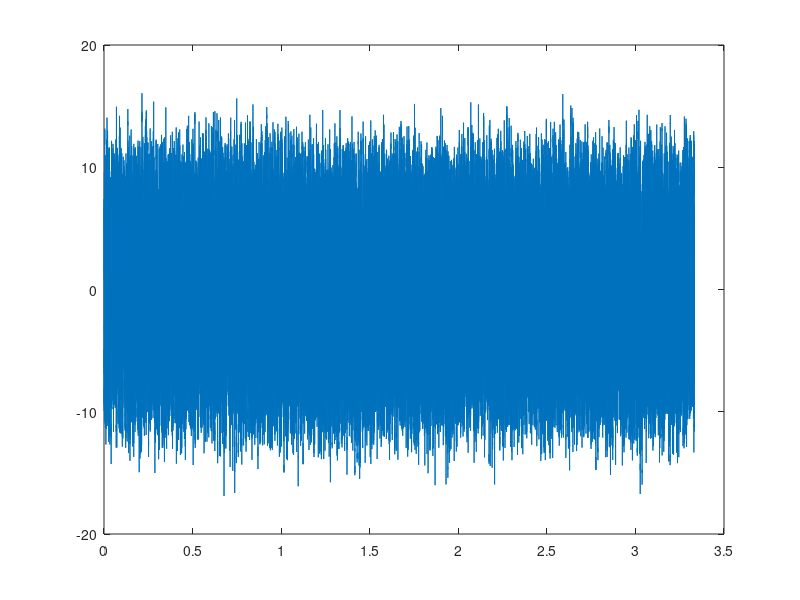
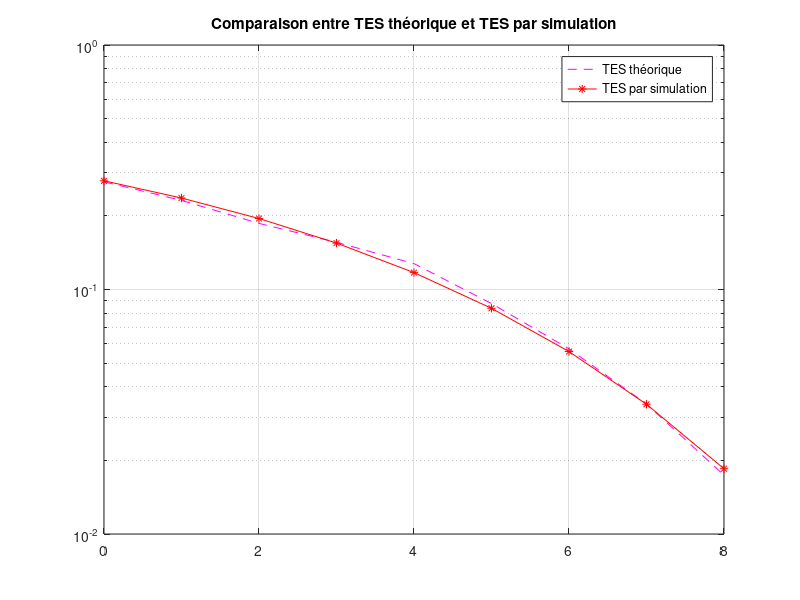
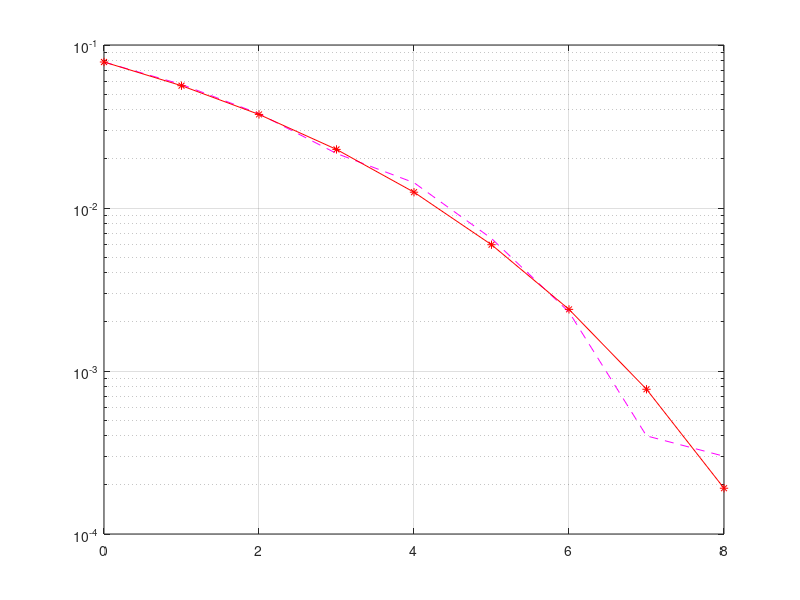
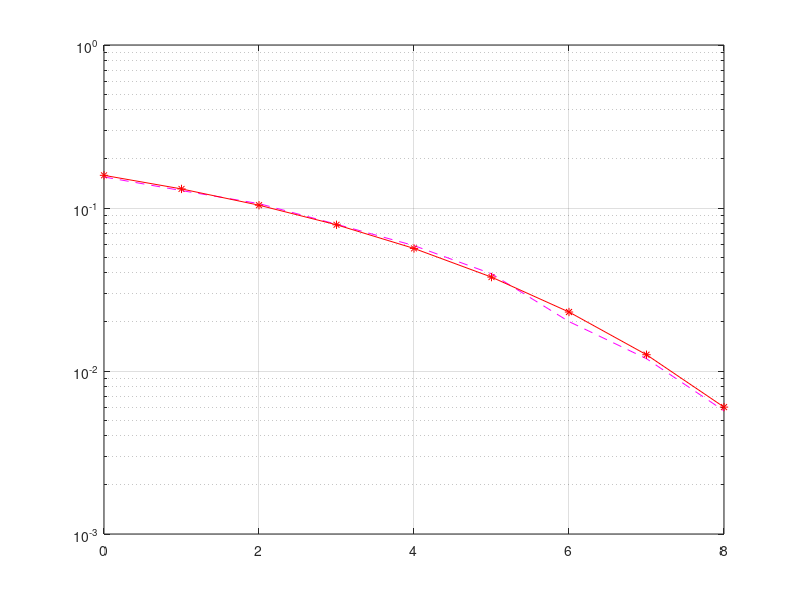

The MATLAB source for these figures, in order:


clear all;
close all;
clc ;


% Sequence 3
Fe = 24000;
Te = 1/Fe;
bits = randi([0,1],1,10000);
% Mapping
 Symboles = 2*bits -1;
%[Symboles,Ns] = Mapping(bits,Fe,Rb);
Ns = 8;
h = ones(1,Ns);
% Surechantillonage
Suite_diracs = kron(Symboles,[1 zeros(1,Ns-1)]);
%Suite_diracs = Suite_diracs(:,1);

% Filtrage
x = filter(h,1,Suite_diracs);
% Introduction d'un bruit gaussien
Px = mean(abs(x).^2);
M = 2;
SNR = (0:1:8);
TEB = zeros(1,9);
for i = 0:length(SNR)-1
   rapport_decibel = SNR(1,i+1)/10; 
   sigma = sqrt(Px*Ns/(2*log2(M)*10^rapport_decibel));
   bruit = sigma*randn(1,length(x));
   r = x + bruit;
   signal_filtre = filter(h,1,r);
   n0 = 8;
   signal_echant = signal_filtre(n0:Ns:end);
   % Detecteur à seuil
   symboles_decides = sign(signal_echant);
   % TEB
   bits_decides =  (symboles_decides+1)/2;
   TEB(1,i+1) = length(find(bits_decides ~= bits))/length(Symboles);
end
% figure(1);
% semilogy(SNR,TEB,'m--');

% Tracé de la réponse impulsionnelle 
% figure(1);
% plot((0:Te:length(x)*Te-Te),x);
% % Calcul de la DSP
% DSP = pwelch(x, [], [], [], Fe, 'twosided');
% figure(2);
% plot(linspace(-Fe/2,Fe/2,length(DSP)),fftshift(abs(DSP)));

%% Demodulateur

% signal_filtre = filter(h,1,x);
figure(1);
plot((0:Te:length(signal_filtre)*Te-Te),signal_filtre);
% % Diagramme de l'oeil
% figure(2);
% plot(reshape(signal_filtre(Ns+1:end),Ns,length(signal_filtre(Ns+1:end))/Ns));
% Echantillonage du signal en sortie du filtre de réception
% n0 = 8;
% signal_echant = signal_filtre(n0:Ns:end);
TEB_th = 1 - normcdf(sqrt(2.*10.^(SNR/10)));
% nexttile;
% semilogy(SNR,TEB_th,'r*-');

figure(3)
semilogy(SNR,TEB,'m--');grid on;
hold on;
semilogy(SNR,TEB_th,'r*-');
hold off;
%5.3.1
bits_2 = randi([0,1],1,10000);
% Mapping
Symboles_2 = 2*bits_2 -1;
%[Symboles_2,Ns_2] = Mapping(bits_2,Fe,Rb);
Ns_2 = 8;
h2 = ones(1,Ns_2);
% Surechantillonage
Suite_diracs_2 = kron(Symboles_2,[1 zeros(1,Ns_2 - 1)]);

% Filtrage
x2 = filter(h2,1,Suite_diracs_2);
% Diagramme de l'oeil en sortie du filtre de réception
hr = h2;
hr(Ns_2/2 +1 : end) = 0;%zeros(1,Ns_2/2 + 1);
signal_filtre_2 = filter(hr,1,x2);
% figure(4);
% plot(reshape(signal_filtre_2(Ns_2+1:end),Ns_2,length(signal_filtre_2(Ns_2+1:end))/Ns_2));
% Echantillonage du signal en sortie du filtre de réception
signal_echant_2 = signal_filtre_2(n0:Ns_2:end);

% % Detecteur à seuil
% symboles_decides_2 = sign(signal_echant_2);
% 
% % TEB
% bits_decides_2 =  (symboles_decides_2+1)/2;
% TEB1 = length(find(bits_decides_2 ~= bits_2));
% TEB1_th = 1 - normcdf(sqrt(10.^(SNR/10)));
% 
% figure(200)
% semilogy(SNR,TEB,'m--');grid on;
% hold on;
% semilogy(SNR,TEB_th,'r*-');

% 5.3.2
% Diagramme de l'oeil pour différentes valeurs de Eb/N0
TEB1 = zeros(1,9);
Px2 = mean(abs(x2).^2);
%hr = 
for i = 0:8
   rapport_decibel_2 = SNR(1,i+1)/10;
   sigma2 = sqrt(Px2*Ns_2/(2*log2(M)*10^rapport_decibel_2));
   bruit2 = sigma2*randn(1,length(x2));
   r2 = x2 + bruit2;
   signal_filtre_2 = filter(hr,1,r2);
   n0 = 8;
   signal_echant_2 = signal_filtre_2(n0:Ns_2:end);
   % Detecteur à seuil
   symboles_decides_2 = sign(signal_echant_2);
   % TEB
   bits_decides_2 =  (symboles_decides_2+1)/2;
   
   TEB1(1,i+1) = length(find(bits_decides_2 ~= bits_2))/length(Symboles_2);
end

TEB1_th = 1 - normcdf(sqrt(10.^(SNR/10)));
figure(5)
semilogy(SNR,TEB1,'m--');grid on;
hold on;
semilogy(SNR,TEB1_th,'r*-');


%5.4 Mapping 4-aire

symboles_3 = (2 * bi2de(reshape(bits, 2, length(bits)/2).') - 3).';
Ns = 8;
h = ones(1,Ns);
% Surechantillonage
Suite_diracs_3 = kron(symboles_3,[1 zeros(1,Ns-1)]);
%Suite_diracs = Suite_diracs(:,1);

% Filtrage
x_3 = filter(h,1,Suite_diracs_3);
% Introduction d'un bruit gaussien
Px = mean(abs(x_3).^2);
M = 4;
SNR = (0:1:8);
TEB_3 = zeros(1,length(SNR));
TES_3 = zeros(1,length(SNR));
for i = 0:length(SNR)-1
   rapport_decibel = SNR(1,i+1)/10; 
   sigma = sqrt(Px*Ns/(2*log2(M)*10^rapport_decibel));
   bruit = sigma*randn(1,length(x_3));
   r_3 = x_3 + bruit;
   signal_filtre = filter(h,1,r_3);
   n0 = 8;
   signal_echant_3 = signal_filtre(n0:Ns:end);
   % Detecteur à seuil : décision par detecteur à seuil

   symboles_decides_3 = zeros(1,length(signal_echant_3));
   symboles_decides_3 (find(signal_echant_3<-2*Ns))=-3;
   symboles_decides_3 (find(signal_echant_3>-2*Ns & signal_echant_3 < 0))= -1;
   symboles_decides_3 (find(signal_echant_3<2*Ns & signal_echant_3 >0 ))= 1;
   symboles_decides_3 (find(signal_echant_3> 2*Ns))= 3;
   % Demapping
   bits_decides_3 = reshape(de2bi((symboles_decides_3+3)/2).',1,length(bits));
   % TEB
   TEB_3(1,i+1) = length(find(bits_decides_3 ~= bits))/length(bits);
   TES_3(1,i+1) =  length(find(symboles_decides_3 ~= symboles_3))/length(symboles_3);
end

TEB3_th = (qfunc(sqrt((4/5)*10.^(SNR/10))))*(3/4);
figure(100)
semilogy(SNR,TEB_3,'m--');grid on;
hold on;
semilogy(SNR,TEB3_th,'r*-');
title('Comparaison entre TEB théorique et TEB par simulation')
legend('TEB théorique','TEB par simulation')


%TES
TES3_th = (qfunc(sqrt((4/5)*10.^(SNR/10))))*(3/2);
figure()
semilogy(SNR,TES_3,'m--');grid on;
hold on;
semilogy(SNR,TES3_th,'r*-');
title('Comparaison entre TES théorique et TES par simulation')
legend('TES théorique','TES par simulation')







